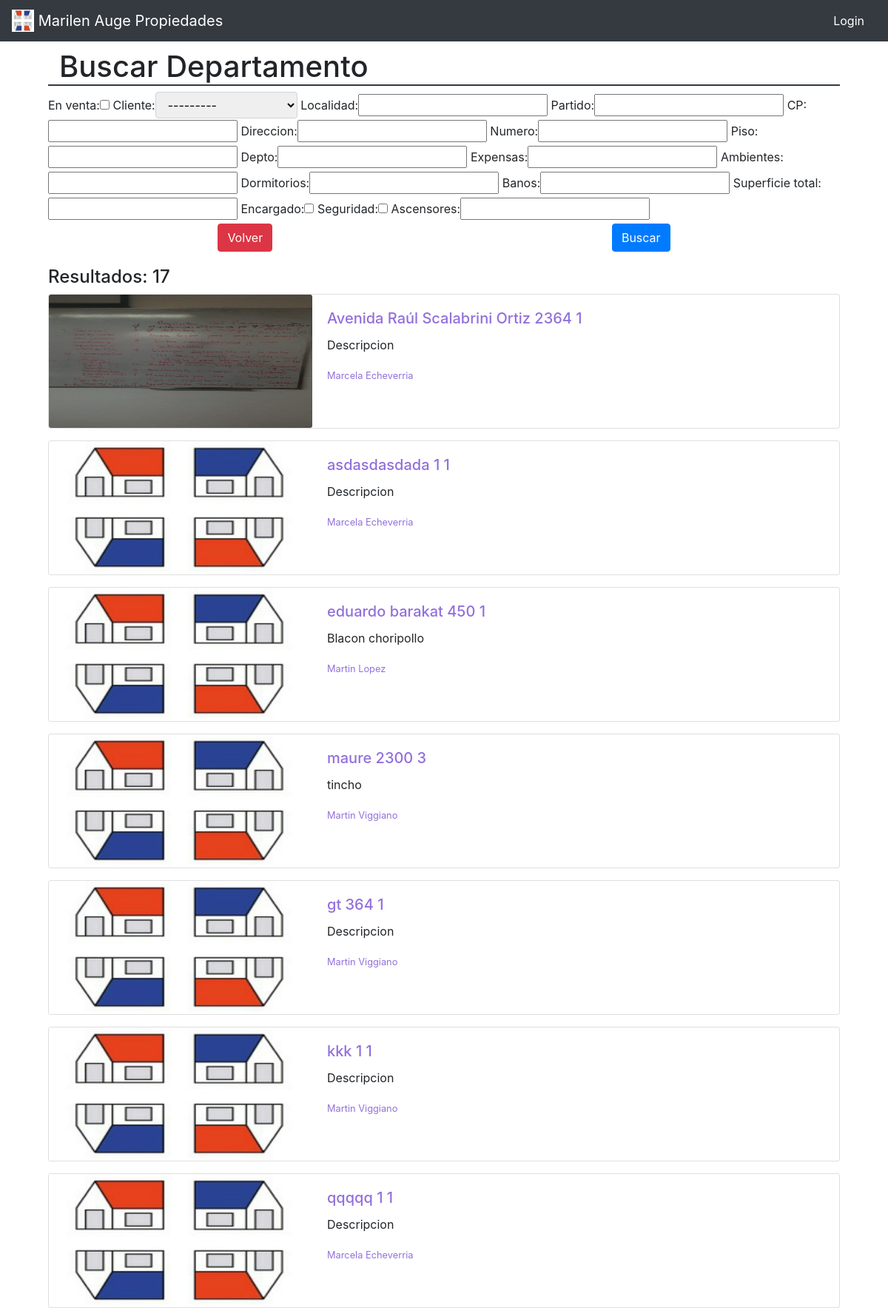
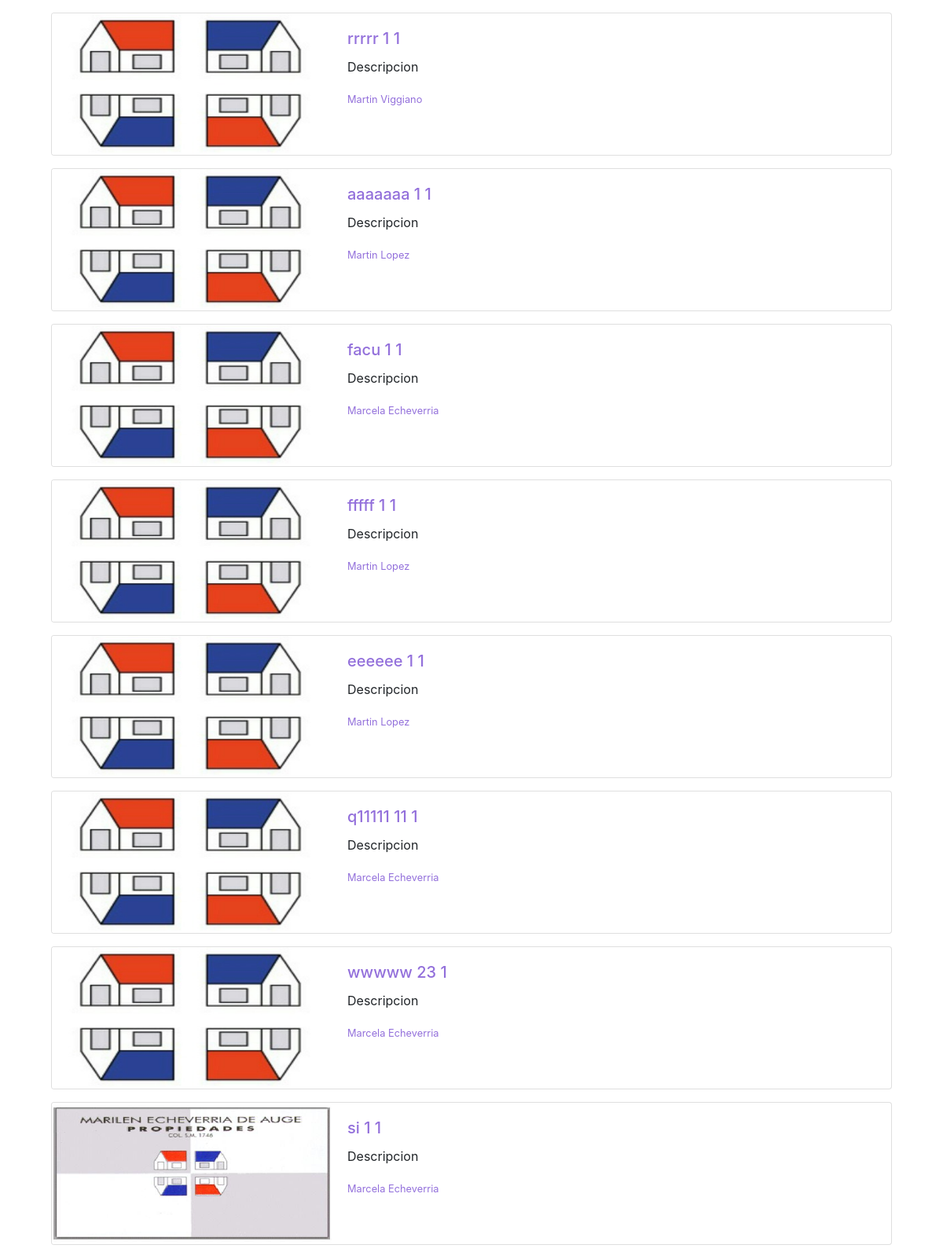
The page /buscar_dpto/ (upper part) on the database its author committed (2 pictures, top to bottom).
### main/models.py (models this page shows, shortened)
class Propiedad(models.Model):
    cliente = models.ForeignKey(Cliente, on_delete=models.CASCADE)
    en_venta = models.BooleanField(blank=True)
    apto_credito = models.BooleanField()
    apto_profesional = models.BooleanField()
    CP = models.PositiveIntegerField()
    localidad = models.CharField(max_length=30)
    partido = models.CharField(max_length=30)
    direccion = models.CharField(max_length=30)
    entre = models.CharField(max_length=70, blank=True)
    numero = models.PositiveIntegerField()
    antiguedad = models.PositiveIntegerField(blank=True)
    plano = models.BooleanField()
    superficie_total = models.PositiveIntegerField()
    superficie_semicubierta = models.PositiveIntegerField()
    superficie_cubierta = models.PositiveIntegerField()
    superficie_descubierta = models.PositiveIntegerField()
    medida_frente = models.PositiveIntegerField(blank=True, default='')
    ambientes = models.PositiveIntegerField()
    dormitorios = models.PositiveIntegerField()
    banos = models.PositiveIntegerField()
    cochera = models.BooleanField()
    gas = models.BooleanField(blank=True)
    cloacas = models.BooleanField(blank=True)
    asfalto = models.BooleanField(blank=True)
    agua_corriente = models.BooleanField(blank=True)
    foto = models.ImageField(upload_to=upload_location, blank=True, null=True)
    publicada = models.DateField(default=timezone.now)
    descripcion = models.TextField(max_length=300, default='', blank=True)
    orientaciones = (
        ('n', 'Nor'),
        ('s', 'Sur'),
        ('e', 'Este'),
        ('o', 'Oeste'),
        ('no', 'Noroeste'),
        ('so', 'Sudoeste'),
    )
    zonificaciones = (
        ('u', 'Urbana'),
        ('r', 'Rural'),
        ('s', 'Semiurbana'),
    )
    orientacion = models.CharField(max_length=1, choices=orientaciones, blank=True, default='s',
                                   help_text='Orientacion del Inmueble')
    zonificacion = models.CharField(max_length=1, choices=zonificaciones, blank=True, default='c',
                                    help_text='Zonificacion del Inmueble')
    class Meta:
        verbose_name_plural = "propiedades"

class Departamento(Propiedad):
    piso = models.PositiveIntegerField()
    depto = models.CharField(max_length=3, blank=True)
    expensas = models.PositiveIntegerField()
    cant_pisos = models.PositiveIntegerField(blank=True)
    cant_dptos_por_piso = models.PositiveIntegerField(blank=True)
    encargado = models.BooleanField(blank=True)
    seguridad = models.BooleanField(blank=True)
    balcon = models.BooleanField()
    ascensores = models.PositiveIntegerField()
    vistas = (
        ('f', 'Frente'),
        ('c', 'Contrafrente'),
        ('l', 'Lateral'),
        ('i', 'Interno'),
    )
    vista = models.CharField(max_length=1, choices=vistas, blank=True, default='c',
                             help_text='Vista del Inmueble')

class Propiedad(models.Model):
    cliente = models.ForeignKey(Cliente, on_delete=models.CASCADE)
    en_venta = models.BooleanField(blank=True)
    apto_credito = models.BooleanField()
    apto_profesional = models.BooleanField()
    CP = models.PositiveIntegerField()
    localidad = models.CharField(max_length=30)
    partido = models.CharField(max_length=30)
    direccion = models.CharField(max_length=30)
    entre = models.CharField(max_length=70, blank=True)
    numero = models.PositiveIntegerField()
    antiguedad = models.PositiveIntegerField(blank=True)
    plano = models.BooleanField()
    superficie_total = models.PositiveIntegerField()
    superficie_semicubierta = models.PositiveIntegerField()
    superficie_cubierta = models.PositiveIntegerField()
    superficie_descubierta = models.PositiveIntegerField()
    medida_frente = models.PositiveIntegerField(blank=True, default='')
    ambientes = models.PositiveIntegerField()
    dormitorios = models.PositiveIntegerField()
    banos = models.PositiveIntegerField()
    cochera = models.BooleanField()
    gas = models.BooleanField(blank=True)
    cloacas = models.BooleanField(blank=True)
    asfalto = models.BooleanField(blank=True)
    agua_corriente = models.BooleanField(blank=True)
    foto = models.ImageField(upload_to=upload_location, blank=True, null=True)
    publicada = models.DateField(default=timezone.now)
    descripcion = models.TextField(max_length=300, default='', blank=True)
    orientaciones = (
        ('n', 'Nor'),
        ('s', 'Sur'),
        ('e', 'Este'),
        ('o', 'Oeste'),
        ('no', 'Noroeste'),
        ('so', 'Sudoeste'),
    )
    zonificaciones = (
        ('u', 'Urbana'),
        ('r', 'Rural'),
        ('s', 'Semiurbana'),
    )
    orientacion = models.CharField(max_length=1, choices=orientaciones, blank=True, default='s',
                                   help_text='Orientacion del Inmueble')
    zonificacion = models.CharField(max_length=1, choices=zonificaciones, blank=True, default='c',
                                    help_text='Zonificacion del Inmueble')
    class Meta:
        verbose_name_plural = "propiedades"

class Cliente(models.Model):
    nombre = models.CharField(max_length=30)
    apellido = models.CharField(max_length=30)
    busca_ambientes = models.PositiveIntegerField(null=True, blank=True, default=1)
    busca_precio = models.PositiveIntegerField(null=True, blank=True, default=1)
    busca_localidad = models.CharField(max_length=30, null=True, blank=True, default='San Miguel')
    class Meta:
        verbose_name_plural = "clientes"
    def __str__(self):
        return '%s %s' % (self.nombre, self.apellido)

### main/views.py (the view)
# urls.py: path('buscar_dpto/', BuscarDptoView.as_view(), name='resultados_dpto'),
class BuscarDptoView(ListView):
    model = Departamento
    template_name = 'main/resultados_dpto.html'
    def get_context_data(self, **kwargs):
        context = super().get_context_data(**kwargs)
        context['filter'] = FiltroDpto(self.request.GET, queryset=self.get_queryset())
        return context

### templates/main/resultados_dpto.html (shortened to what this page needs)
{% extends 'main/base.html' %}
{% block breadcrumb %}  Buscar Departamento{% endblock %}
{% block content %}
<form method="GET">
{{  filter.form  }}
    <div class="d-flex justify-content-around">
         <a class="btn btn-danger" href="../buscar">Volver </a>
        <button type="submit" class="btn btn-primary">Buscar</button>
    </div>
</form>
    <div class="resultados">
    <h4>Resultados: {{ filter.qs.count }}</h4>
        {% for dpto in filter.qs %}
            <div class="card mb-3">
              <div class="row no-gutters">
                <div class="col-md-4">
                    {% if dpto.foto %}
                    <a href="{%  url 'main:detalle_dpto' dpto.id %}"><img src="{{ dpto.foto.url }}" class="card-img" alt="{{ dpto.direccion }}{{ dpto.numero }}{{ dpto.piso }}{{ dpto.depto }}" width="250" height="180"></a>
                    {% else %}
                      <a href="{%  url 'main:detalle_dpto' dpto.id %}"><img src="../../media/images/logo2.jpg" class="card-img" alt="Departamento" width="250" height="180"></a>
                    {% endif %}
                </div>
                <div class="col-md-8">
                  <div class="card-body">
                      <h5 class="card-title"><a href="{%  url 'main:detalle_dpto' dpto.id %}" >{{ dpto.direccion }} {{ dpto.numero }} {{ dpto.piso }} {{ dpto.depto }}</a></h5>
                    <p class="card-text">{{dpto.descripcion}}</p>
                    <p class="card-text"><small class="text-muted"><a href="{%  url 'main:detalleCliente' dpto.cliente.id %}" >{{ dpto.cliente }}</a></small></p>
                  </div>
                </div>
              </div>
            </div>
         {% endfor %}
</div>
{% endblock %}

### templates/main/base.html (shortened to what this page needs)
{% load static %}<!DOCTYPE html>
<html>
  <head>
    <link rel="stylesheet" href="{% static 'css/bootstrap.min.css' %}">
    <link rel="stylesheet" href="{% static 'css/app.css' %}">
  </head>
  <body>
    <nav class="navbar navbar-dark bg-dark" id="navbar">
      <div>
       <a class="navbar-brand" href="{% url 'main:home' %}">
           <img src="/media/images/logo2.jpg" width="30" height="30" class="d-inline-block align-top" alt="">
           Marilen Auge Propiedades </a>
      </div>
      <div class="d-flex justify-content-end">
          {% if user.is_authenticated %}
           <a  class="nav-item nav-link" href="#">{{ user.username}}</a>
           <a class="nav-item nav-link" href="{% url 'logout' %}">Logout</a>
          {% else %}
           <a class="nav-item nav-link" href="{% url 'login' %}">Login</a>
          {% endif %}
      </div>
    </nav>
    <div class="container" id="container">
    <div class="content">
      <h1>{% block breadcrumb %} {% endblock %}  </h1>
      {% block content %}
      {% endblock %}
    </div>
    </div>
  </body>
</html>

### static/css/app.css (style rules this page uses)
#container { flex-grow: 1; }
body { display: flex; flex-direction: column; min-height: 100vh; }
h1 { margin-top: 10px; border-bottom: 2px solid #343a40; padding-left: 15px; }
.content { margin: 0 20px 35px 20px; }
.navbar a { color: #FFFFFF; }
form select { padding:.375rem .75rem; border-radius:.25rem; border: 1px solid #ced4da; }
a { color:mediumpurple; }
.resultados { margin:20px 0; }

### rows shown on the page
Departamento: foto (picture), direccion "Avenida Raúl Scalabrini Ortiz", numero "2364", piso "1", descripcion "Descripcion", cliente "Marcela Echeverria"
Departamento: direccion "asdasdasdada", numero "1", piso "1", descripcion "Descripcion", cliente "Marcela Echeverria"
Departamento: direccion "eduardo barakat", numero "450", piso "1", descripcion "Blacon choripollo", cliente "Martin Lopez"
Departamento: direccion "maure", numero "2300", piso "3", descripcion "tincho", cliente "Martin Viggiano"
Departamento: direccion "gt", numero "364", piso "1", descripcion "Descripcion", cliente "Martin Viggiano"
Departamento: direccion "kkk", numero "1", piso "1", descripcion "Descripcion", cliente "Martin Viggiano"
Departamento: direccion "qqqqq", numero "1", piso "1", descripcion "Descripcion", cliente "Marcela Echeverria"
Departamento: direccion "rrrrr", numero "1", piso "1", descripcion "Descripcion", cliente "Martin Viggiano"
Departamento: direccion "aaaaaaa", numero "1", piso "1", descripcion "Descripcion", cliente "Martin Lopez"
Departamento: direccion "facu", numero "1", piso "1", descripcion "Descripcion", cliente "Marcela Echeverria"
Departamento: direccion "fffff", numero "1", piso "1", descripcion "Descripcion", cliente "Martin Lopez"
Departamento: direccion "eeeeee", numero "1", piso "1", descripcion "Descripcion", cliente "Martin Lopez"
Departamento: direccion "q11111", numero "11", piso "1", descripcion "Descripcion", cliente "Marcela Echeverria"
Departamento: direccion "wwwww", numero "23", piso "1", descripcion "Descripcion", cliente "Marcela Echeverria"
Departamento: foto (picture), direccion "si", numero "1", piso "1", descripcion "Descripcion", cliente "Marcela Echeverria"

### other values the page prints
{{ filter.qs.count }} "17"
